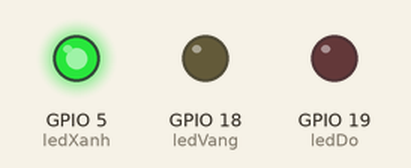
This program was run on a simulated ESP32. Shown: output pins drawn as LEDs (lit = HIGH). What the program prints to the serial monitor is not drawn.

Above: at 5.0 s.
At 11.5 s:
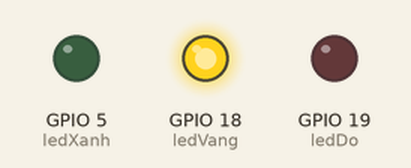
At 18.0 s:
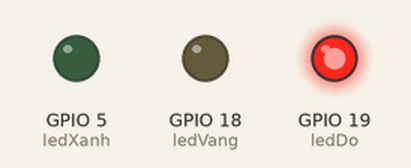
Timing chart, 0 to 29.9 s (numbered marks = the images above):
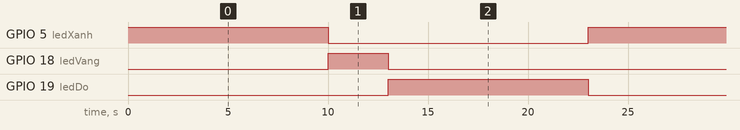

The program:

main.cpp
```cpp
#include <Arduino.h>

// Chân kết nối LED
const int ledXanh = 5;
const int ledVang = 18;
const int ledDo = 19;

// Các trạng thái đèn
enum TrafficState { GREEN, YELLOW, RED };
TrafficState currentState = GREEN;

// Biến dùng cho Non-blocking
ulong timeStart = 0;
ulong timeDelay = 10000;  // Mặc định 10s cho đèn xanh

// Hàm kiểm tra thời gian non-blocking
bool IsReady(ulong &iTimer, uint32_t milisecond) {
  ulong t = millis();
  if (t - iTimer < milisecond) return false;
  iTimer = t;
  return true;
}

void setup() {
  Serial.begin(115200);
  pinMode(ledXanh, OUTPUT);
  pinMode(ledVang, OUTPUT);
  pinMode(ledDo, OUTPUT);

  // Bật đèn xanh đầu tiên
  digitalWrite(ledXanh, HIGH);
  digitalWrite(ledVang, LOW);
  digitalWrite(ledDo, LOW);
}
void loop() {
  static ulong lastPrintTime = 0;  // Biến lưu thời gian in lần trước
  static int countdown = timeDelay / 1000;  // Biến đếm ngược

  if (millis() - lastPrintTime >= 1000) {  // Cứ mỗi giây in ra
    Serial.print("Thời gian còn lại: ");
    Serial.print(countdown);
    Serial.println(" giây");
    lastPrintTime = millis();
    countdown--;
  }

  if (IsReady(timeStart, timeDelay)) {
    switch (currentState) {
      case GREEN:
        Serial.println("Chuyển sang đèn vàng");
        digitalWrite(ledXanh, LOW);
        digitalWrite(ledVang, HIGH);
        timeDelay = 3000;  // Đèn vàng sáng 3s
        currentState = YELLOW;
        break;

      case YELLOW:
        Serial.println("Chuyển sang đèn đỏ");
        digitalWrite(ledVang, LOW);
        digitalWrite(ledDo, HIGH);
        timeDelay = 10000;  // Đèn đỏ sáng 10s
        currentState = RED;
        break;

      case RED:
        Serial.println("Chuyển sang đèn xanh");
        digitalWrite(ledDo, LOW);
        digitalWrite(ledXanh, HIGH);
        timeDelay = 10000;  // Đèn xanh sáng 10s
        currentState = GREEN;
        break;
    }

    countdown = timeDelay / 1000;  // Reset bộ đếm ngược
  }
}

// void loop() {
//   if (IsReady(timeStart, timeDelay)) {
//     switch (currentState) {
//       case GREEN:
//         Serial.println("Chuyển sang đèn vàng");
//         digitalWrite(ledXanh, LOW);
//         digitalWrite(ledVang, HIGH);
//         timeDelay = 3000;  // Đèn vàng sáng 3s
//         currentState = YELLOW;
//         break;

//       case YELLOW:
//         Serial.println("Chuyển sang đèn đỏ");
//         digitalWrite(ledVang, LOW);
//         digitalWrite(ledDo, HIGH);
//         timeDelay = 10000;  // Đèn đỏ sáng 10s
//         currentState = RED;
//         break;

//       case RED:
//         Serial.println("Chuyển sang đèn xanh");
//         digitalWrite(ledDo, LOW);
//         digitalWrite(ledXanh, HIGH);
//         timeDelay = 10000;  // Đèn xanh sáng 10s
//         currentState = GREEN;
//         break;
//     }
//   }
// }
```

Measured:
- by itself, GPIO 5 (ledXanh), GPIO 19 (ledDo): alternates HIGH for 10.0 s and LOW for 13.0 s
- by itself, GPIO 18 (ledVang): alternates HIGH for 3.0 s and LOW for 20.0 s
- by itself, everything shown: repeats every 23.0 s, in 3 steps
